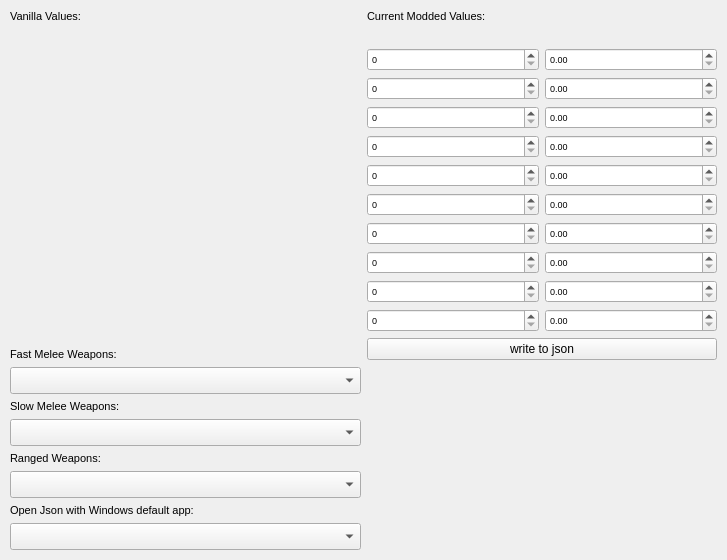
<?xml version="1.0" encoding="UTF-8"?>
<ui version="4.0">
 <class>MainWindow</class>
 <widget class="QMainWindow" name="MainWindow">
  <property name="enabled">
   <bool>true</bool>
  </property>
  <property name="geometry">
   <rect>
    <x>0</x>
    <y>0</y>
    <width>727</width>
    <height>560</height>
   </rect>
  </property>
  <property name="font">
   <font>
    <pointsize>13</pointsize>
   </font>
  </property>
  <property name="contextMenuPolicy">
   <enum>Qt::DefaultContextMenu</enum>
  </property>
  <property name="windowTitle">
   <string>DCedit</string>
  </property>
  <widget class="QWidget" name="centralwidget">
   <layout class="QGridLayout" name="gridLayout">
    <property name="leftMargin">
     <number>10</number>
    </property>
    <property name="topMargin">
     <number>10</number>
    </property>
    <property name="rightMargin">
     <number>10</number>
    </property>
    <property name="bottomMargin">
     <number>10</number>
    </property>
    <item row="0" column="0" rowspan="2">
     <layout class="QHBoxLayout" name="horizontalLayout_11">
      <item>
       <layout class="QVBoxLayout" name="verticalLayout">
        <item>
         <widget class="QLabel" name="label_vanilla">
          <property name="font">
           <font>
            <pointsize>8</pointsize>
           </font>
          </property>
          <property name="text">
           <string>Vanilla Values:</string>
          </property>
          <property name="alignment">
           <set>Qt::AlignLeading|Qt::AlignLeft|Qt::AlignTop</set>
          </property>
         </widget>
        </item>
        <item>
         <widget class="QLabel" name="vanillainformation">
          <property name="font">
           <font>
            <pointsize>8</pointsize>
           </font>
          </property>
          <property name="text">
           <string/>
          </property>
          <property name="alignment">
           <set>Qt::AlignLeading|Qt::AlignLeft|Qt::AlignTop</set>
          </property>
         </widget>
        </item>
        <item>
         <spacer name="verticalSpacer">
          <property name="orientation">
           <enum>Qt::Vertical</enum>
          </property>
          <property name="sizeHint" stdset="0">
           <size>
            <width>20</width>
            <height>40</height>
           </size>
          </property>
         </spacer>
        </item>
        <item>
         <widget class="QLabel" name="label_fast">
          <property name="font">
           <font>
            <pointsize>8</pointsize>
           </font>
          </property>
          <property name="text">
           <string>Fast Melee Weapons:</string>
          </property>
          <property name="alignment">
           <set>Qt::AlignLeading|Qt::AlignLeft|Qt::AlignTop</set>
          </property>
         </widget>
        </item>
        <item>
         <widget class="QComboBox" name="comboBox_fast">
          <property name="font">
           <font>
            <pointsize>12</pointsize>
           </font>
          </property>
          <property name="editable">
           <bool>false</bool>
          </property>
          <property name="maxVisibleItems">
           <number>40</number>
          </property>
         </widget>
        </item>
        <item>
         <widget class="QLabel" name="label_slow">
          <property name="font">
           <font>
            <pointsize>8</pointsize>
           </font>
          </property>
          <property name="text">
           <string>Slow Melee Weapons:</string>
          </property>
          <property name="alignment">
           <set>Qt::AlignLeading|Qt::AlignLeft|Qt::AlignTop</set>
          </property>
         </widget>
        </item>
        <item>
         <widget class="QComboBox" name="comboBox_slow">
          <property name="font">
           <font>
            <pointsize>12</pointsize>
           </font>
          </property>
          <property name="editable">
           <bool>false</bool>
          </property>
          <property name="maxVisibleItems">
           <number>40</number>
          </property>
         </widget>
        </item>
        <item>
         <widget class="QLabel" name="label_ranged">
          <property name="font">
           <font>
            <pointsize>8</pointsize>
           </font>
          </property>
          <property name="text">
           <string>Ranged Weapons:</string>
          </property>
          <property name="alignment">
           <set>Qt::AlignLeading|Qt::AlignLeft|Qt::AlignTop</set>
          </property>
         </widget>
        </item>
        <item>
         <widget class="QComboBox" name="comboBox_ranged">
          <property name="font">
           <font>
            <pointsize>12</pointsize>
           </font>
          </property>
          <property name="maxVisibleItems">
           <number>40</number>
          </property>
         </widget>
        </item>
        <item>
         <widget class="QLabel" name="json_open">
          <property name="font">
           <font>
            <pointsize>8</pointsize>
           </font>
          </property>
          <property name="text">
           <string>Open Json with Windows default app:</string>
          </property>
          <property name="alignment">
           <set>Qt::AlignLeading|Qt::AlignLeft|Qt::AlignTop</set>
          </property>
         </widget>
        </item>
        <item>
         <widget class="QComboBox" name="comboBox_json">
          <property name="font">
           <font>
            <pointsize>12</pointsize>
           </font>
          </property>
          <property name="maxVisibleItems">
           <number>40</number>
          </property>
         </widget>
        </item>
       </layout>
      </item>
      <item>
       <layout class="QVBoxLayout" name="verticalLayout_2">
        <item>
         <widget class="QLabel" name="label_modded">
          <property name="font">
           <font>
            <pointsize>8</pointsize>
           </font>
          </property>
          <property name="text">
           <string>Current Modded Values:</string>
          </property>
          <property name="alignment">
           <set>Qt::AlignLeading|Qt::AlignLeft|Qt::AlignTop</set>
          </property>
         </widget>
        </item>
        <item>
         <widget class="QLabel" name="info_1">
          <property name="font">
           <font>
            <pointsize>8</pointsize>
           </font>
          </property>
          <property name="text">
           <string/>
          </property>
          <property name="alignment">
           <set>Qt::AlignLeading|Qt::AlignLeft|Qt::AlignTop</set>
          </property>
         </widget>
        </item>
        <item>
         <layout class="QHBoxLayout" name="horizontalLayout">
          <item>
           <widget class="QSpinBox" name="power_1">
            <property name="enabled">
             <bool>true</bool>
            </property>
            <property name="font">
             <font>
              <pointsize>7</pointsize>
             </font>
            </property>
            <property name="maximum">
             <number>500</number>
            </property>
            <property name="singleStep">
             <number>5</number>
            </property>
           </widget>
          </item>
          <item>
           <widget class="QDoubleSpinBox" name="crit_1">
            <property name="font">
             <font>
              <pointsize>7</pointsize>
             </font>
            </property>
            <property name="singleStep">
             <double>0.100000000000000</double>
            </property>
           </widget>
          </item>
         </layout>
        </item>
        <item>
         <layout class="QHBoxLayout" name="horizontalLayout_2">
          <item>
           <widget class="QSpinBox" name="power_2">
            <property name="font">
             <font>
              <pointsize>7</pointsize>
             </font>
            </property>
            <property name="maximum">
             <number>500</number>
            </property>
            <property name="singleStep">
             <number>5</number>
            </property>
           </widget>
          </item>
          <item>
           <widget class="QDoubleSpinBox" name="crit_2">
            <property name="font">
             <font>
              <pointsize>7</pointsize>
             </font>
            </property>
            <property name="singleStep">
             <double>0.100000000000000</double>
            </property>
           </widget>
          </item>
         </layout>
        </item>
        <item>
         <layout class="QHBoxLayout" name="horizontalLayout_3">
          <item>
           <widget class="QSpinBox" name="power_3">
            <property name="font">
             <font>
              <pointsize>7</pointsize>
             </font>
            </property>
            <property name="maximum">
             <number>500</number>
            </property>
            <property name="singleStep">
             <number>5</number>
            </property>
           </widget>
          </item>
          <item>
           <widget class="QDoubleSpinBox" name="crit_3">
            <property name="font">
             <font>
              <pointsize>7</pointsize>
             </font>
            </property>
            <property name="singleStep">
             <double>0.100000000000000</double>
            </property>
           </widget>
          </item>
         </layout>
        </item>
        <item>
         <layout class="QHBoxLayout" name="horizontalLayout_4">
          <item>
           <widget class="QSpinBox" name="power_4">
            <property name="font">
             <font>
              <pointsize>7</pointsize>
             </font>
            </property>
            <property name="maximum">
             <number>500</number>
            </property>
            <property name="singleStep">
             <number>5</number>
            </property>
           </widget>
          </item>
          <item>
           <widget class="QDoubleSpinBox" name="crit_4">
            <property name="font">
             <font>
              <pointsize>7</pointsize>
             </font>
            </property>
            <property name="singleStep">
             <double>0.100000000000000</double>
            </property>
           </widget>
          </item>
         </layout>
        </item>
        <item>
         <layout class="QHBoxLayout" name="horizontalLayout_5">
          <item>
           <widget class="QSpinBox" name="power_5">
            <property name="font">
             <font>
              <pointsize>7</pointsize>
             </font>
            </property>
            <property name="maximum">
             <number>500</number>
            </property>
            <property name="singleStep">
             <number>5</number>
            </property>
           </widget>
          </item>
          <item>
           <widget class="QDoubleSpinBox" name="crit_5">
            <property name="font">
             <font>
              <pointsize>7</pointsize>
             </font>
            </property>
            <property name="singleStep">
             <double>0.100000000000000</double>
            </property>
           </widget>
          </item>
         </layout>
        </item>
        <item>
         <layout class="QHBoxLayout" name="horizontalLayout_6">
          <item>
           <widget class="QSpinBox" name="power_6">
            <property name="font">
             <font>
              <pointsize>7</pointsize>
             </font>
            </property>
            <property name="maximum">
             <number>500</number>
            </property>
            <property name="singleStep">
             <number>5</number>
            </property>
           </widget>
          </item>
          <item>
           <widget class="QDoubleSpinBox" name="crit_6">
            <property name="font">
             <font>
              <pointsize>7</pointsize>
             </font>
            </property>
            <property name="singleStep">
             <double>0.100000000000000</double>
            </property>
           </widget>
          </item>
         </layout>
        </item>
        <item>
         <layout class="QHBoxLayout" name="horizontalLayout_7">
          <item>
           <widget class="QSpinBox" name="power_7">
            <property name="font">
             <font>
              <pointsize>7</pointsize>
             </font>
            </property>
            <property name="maximum">
             <number>500</number>
            </property>
            <property name="singleStep">
             <number>5</number>
            </property>
           </widget>
          </item>
          <item>
           <widget class="QDoubleSpinBox" name="crit_7">
            <property name="font">
             <font>
              <pointsize>7</pointsize>
             </font>
            </property>
            <property name="singleStep">
             <double>0.100000000000000</double>
            </property>
           </widget>
          </item>
         </layout>
        </item>
        <item>
         <layout class="QHBoxLayout" name="horizontalLayout_8">
          <item>
           <widget class="QSpinBox" name="power_8">
            <property name="font">
             <font>
              <pointsize>7</pointsize>
             </font>
            </property>
            <property name="maximum">
             <number>500</number>
            </property>
            <property name="singleStep">
             <number>5</number>
            </property>
           </widget>
          </item>
          <item>
           <widget class="QDoubleSpinBox" name="crit_8">
            <property name="font">
             <font>
              <pointsize>7</pointsize>
             </font>
            </property>
            <property name="singleStep">
             <double>0.100000000000000</double>
            </property>
           </widget>
          </item>
         </layout>
        </item>
        <item>
         <layout class="QHBoxLayout" name="horizontalLayout_9">
          <item>
           <widget class="QSpinBox" name="power_9">
            <property name="font">
             <font>
              <pointsize>7</pointsize>
             </font>
            </property>
            <property name="maximum">
             <number>500</number>
            </property>
            <property name="singleStep">
             <number>5</number>
            </property>
           </widget>
          </item>
          <item>
           <widget class="QDoubleSpinBox" name="crit_9">
            <property name="font">
             <font>
              <pointsize>7</pointsize>
             </font>
            </property>
            <property name="singleStep">
             <double>0.100000000000000</double>
            </property>
           </widget>
          </item>
         </layout>
        </item>
        <item>
         <layout class="QHBoxLayout" name="horizontalLayout_10">
          <item>
           <widget class="QSpinBox" name="power_10">
            <property name="font">
             <font>
              <pointsize>7</pointsize>
             </font>
            </property>
            <property name="maximum">
             <number>500</number>
            </property>
            <property name="singleStep">
             <number>5</number>
            </property>
           </widget>
          </item>
          <item>
           <widget class="QDoubleSpinBox" name="crit_10">
            <property name="font">
             <font>
              <pointsize>7</pointsize>
             </font>
            </property>
            <property name="singleStep">
             <double>0.100000000000000</double>
            </property>
           </widget>
          </item>
         </layout>
        </item>
        <item>
         <widget class="QPushButton" name="write_json">
          <property name="font">
           <font>
            <pointsize>9</pointsize>
           </font>
          </property>
          <property name="text">
           <string>write to json</string>
          </property>
         </widget>
        </item>
        <item>
         <spacer name="verticalSpacer_2">
          <property name="orientation">
           <enum>Qt::Vertical</enum>
          </property>
          <property name="sizeHint" stdset="0">
           <size>
            <width>20</width>
            <height>40</height>
           </size>
          </property>
         </spacer>
        </item>
       </layout>
      </item>
     </layout>
    </item>
   </layout>
  </widget>
 </widget>
 <resources/>
 <connections/>
</ui>
